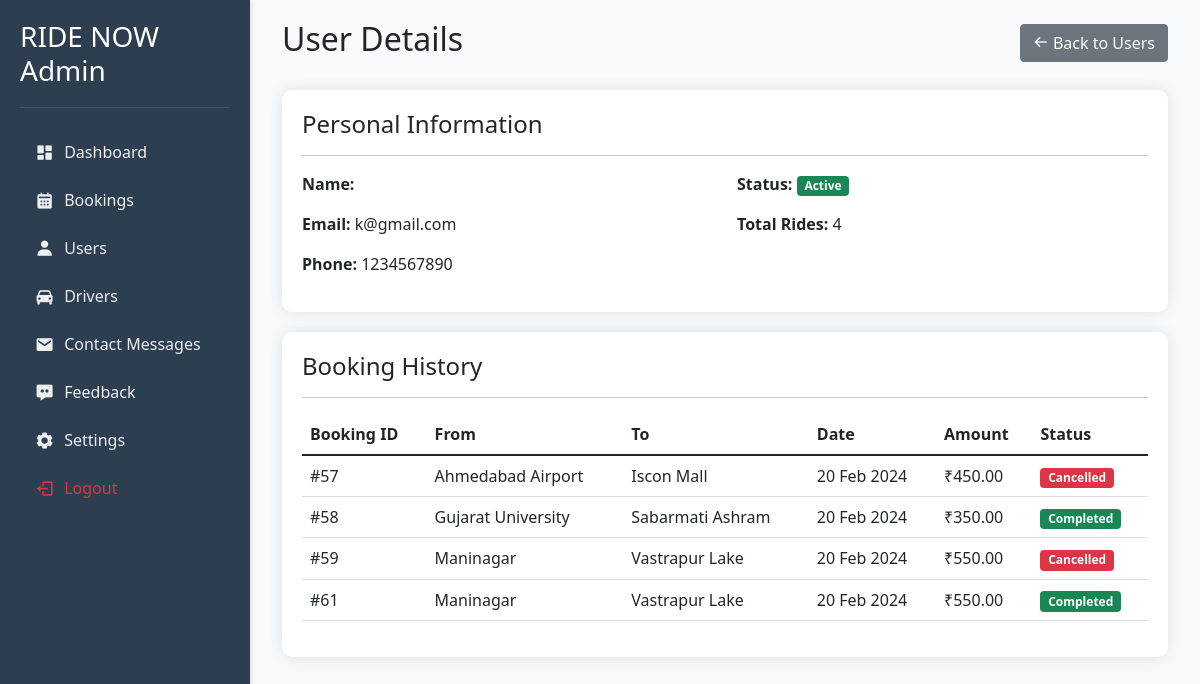
The app's page /admin/view_user.php?id=1 (signed in) with its own data.
### tables this page shows
CREATE TABLE `users` (
  `user_id` int(11) NOT NULL,
  `fullname` varchar(255) DEFAULT NULL,
  `dob` date NOT NULL,
  `email` varchar(100) NOT NULL,
  `password` varchar(255) NOT NULL,
  `phone` varchar(15) NOT NULL,
  `user_type` enum('customer','driver') NOT NULL,
  `created_at` timestamp NOT NULL DEFAULT current_timestamp(),
  `profile_pic` varchar(255) DEFAULT 'img/default-profile.jpg',
  `status` tinyint(1) DEFAULT 1
);

CREATE TABLE `bookings` (
  `booking_id` int(11) NOT NULL,
  `user_id` int(11) DEFAULT NULL,
  `ride_type` varchar(50) NOT NULL DEFAULT 'car premium',
  `pickup_location` varchar(255) DEFAULT NULL,
  `drop_location` varchar(255) DEFAULT NULL,
  `booking_date` date DEFAULT NULL,
  `booking_time` time DEFAULT NULL,
  `passengers` int(11) DEFAULT NULL,
  `status` varchar(20) DEFAULT NULL,
  `created_at` timestamp NOT NULL DEFAULT current_timestamp(),
  `payment_method` varchar(20) DEFAULT 'cash',
  `payment_proof` varchar(255) DEFAULT NULL,
  `amount` int(11) DEFAULT 0,
  `distance` double DEFAULT 0,
  `driver_id` int(11) DEFAULT NULL
);

### admin/view_user.php (the view, shortened to what this page needs)
<?php
include '../config.php';
$user_id = $_GET['id'];
$user_sql = "SELECT * FROM users WHERE user_id = ?";
$stmt = $conn->prepare($user_sql);
$stmt->bind_param("i", $user_id);
$stmt->execute();
$user = $stmt->get_result()->fetch_assoc();
$bookings_sql = "SELECT * FROM bookings WHERE user_id = ? ORDER BY booking_date DESC";
$stmt = $conn->prepare($bookings_sql);
$stmt->bind_param("i", $user_id);
$stmt->execute();
$bookings_result = $stmt->get_result();
$bookings = [];
while ($row = $bookings_result->fetch_assoc()) {
    $bookings[] = $row;
}
?>
<!DOCTYPE html>
<html>
<head>
    <link href="https://cdn.jsdelivr.net/npm/bootstrap@5.1.3/dist/css/bootstrap.min.css" rel="stylesheet">
    <link href="https://cdn.jsdelivr.net/npm/boxicons@2.0.7/css/boxicons.min.css" rel="stylesheet">
</head>
<body class="bg-light">
    <?php include 'sidebar.php'; ?>
    <div class="main-content">
        <div class="container-fluid">
            <div class="d-flex justify-content-between align-items-center mb-4">
                <h2>User Details</h2>
                <a href="users.php" class="btn btn-secondary">
                    <i class='bx bx-arrow-back'></i> Back to Users
                </a>
            </div>
            <div class="user-details">
                <h4>Personal Information</h4>
                <hr>
                <div class="row">
                    <div class="col-md-6">
                        <p><strong>Name:</strong> <?php echo htmlspecialchars($user['fullname']); ?></p>
                        <p><strong>Email:</strong> <?php echo htmlspecialchars($user['email']); ?></p>
                        <p><strong>Phone:</strong> <?php echo htmlspecialchars($user['phone']); ?></p>
                    </div>
                    <div class="col-md-6">
                        <p><strong>Status:</strong>
                            <span class="badge bg-<?php echo $user['status'] ? 'success' : 'danger'; ?>">
                                <?php echo $user['status'] ? 'Active' : 'Inactive'; ?>
                            </span>
                        </p>
                        <p><strong>Total Rides:</strong> <?php echo count($bookings); ?></p>
                    </div>
                </div>
            </div>
            <div class="booking-history">
                <h4>Booking History</h4>
                <hr>
                <table class="table">
                    <thead>
                        <tr>
                            <th>Booking ID</th>
                            <th>From</th>
                            <th>To</th>
                            <th>Date</th>
                            <th>Amount</th>
                            <th>Status</th>
                        </tr>
                    </thead>
                    <tbody>
                        <?php foreach($bookings as $booking): ?>
                            <tr>
                                <td>#<?php echo $booking['booking_id']; ?></td>
                                <td><?php echo $booking['pickup_location']; ?></td>
                                <td><?php echo $booking['drop_location']; ?></td>
                                <td><?php echo date('d M Y', strtotime($booking['booking_date'])); ?></td>
                                <td>₹<?php echo number_format($booking['amount'], 2); ?></td>
                                <td>
                                    <span class="badge bg-<?php
                                        echo $booking['status'] == 'completed' ? 'success' :
                                            ($booking['status'] == 'cancelled' ? 'danger' : 'warning');
                                    ?>">
                                        <?php echo ucfirst($booking['status']); ?>
                                    </span>
                                </td>
                            </tr>
                        <?php endforeach; ?>
                    </tbody>
                </table>
            </div>
        </div>
    </div>
</body>
</html>

### admin/view_user.php (style rules this page uses)
.user-details { background: white; padding: 20px; border-radius: 10px; box-shadow: 0 0 15px rgba(0,0,0,0.1); margin-bottom: 20px; }
.booking-history { background: white; padding: 20px; border-radius: 10px; box-shadow: 0 0 15px rgba(0,0,0,0.1); }

### admin/sidebar.php (style rules this page uses)
.main-content { margin-left: 250px; padding: 20px; }

### records on screen
users: email "k@gmail.com", phone "1234567890"
bookings: booking_id "57", pickup_location "Ahmedabad Airport", drop_location "Iscon Mall", booking_date "20 Feb 2024", amount "450.00", status "Cancelled"
bookings: booking_id "58", pickup_location "Gujarat University", drop_location "Sabarmati Ashram", booking_date "20 Feb 2024", amount "350.00", status "Completed"
bookings: booking_id "59", pickup_location "Maninagar", drop_location "Vastrapur Lake", booking_date "20 Feb 2024", amount "550.00", status "Cancelled"
bookings: booking_id "61", pickup_location "Maninagar", drop_location "Vastrapur Lake", booking_date "20 Feb 2024", amount "550.00", status "Completed"

### other values on screen
count($bookings) "4"
